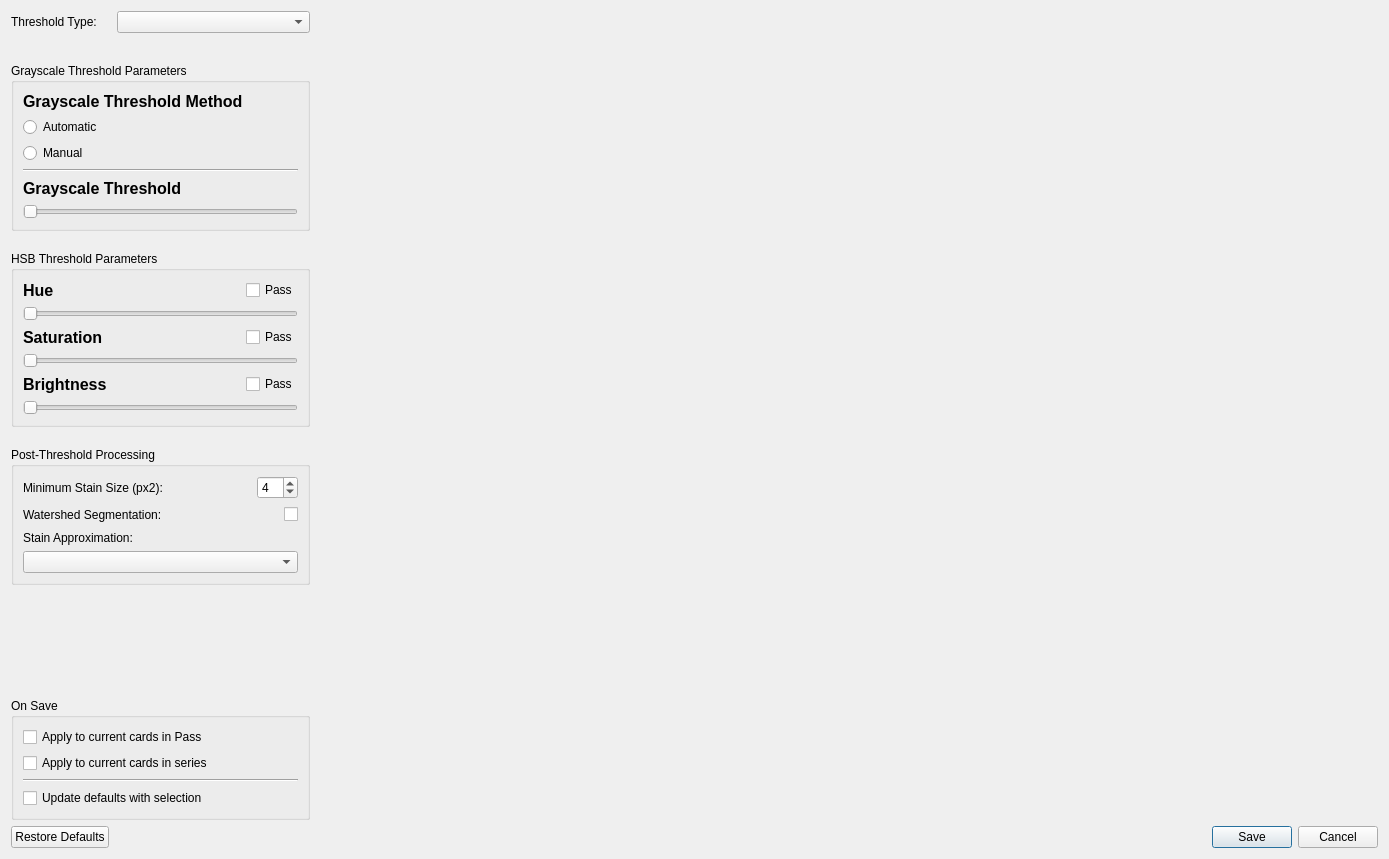
<?xml version="1.0" encoding="UTF-8"?>
<ui version="4.0">
 <class>Dialog</class>
 <widget class="QDialog" name="Dialog">
  <property name="windowModality">
   <enum>Qt::WindowModal</enum>
  </property>
  <property name="geometry">
   <rect>
    <x>0</x>
    <y>0</y>
    <width>1389</width>
    <height>859</height>
   </rect>
  </property>
  <property name="windowTitle">
   <string>Edit Threshold</string>
  </property>
  <property name="modal">
   <bool>true</bool>
  </property>
  <layout class="QVBoxLayout" name="verticalLayout_6">
   <item>
    <layout class="QHBoxLayout" name="horizontalLayout" stretch="1,4">
     <property name="sizeConstraint">
      <enum>QLayout::SetDefaultConstraint</enum>
     </property>
     <item>
      <layout class="QVBoxLayout" name="verticalLayout">
       <property name="spacing">
        <number>20</number>
       </property>
       <property name="sizeConstraint">
        <enum>QLayout::SetMaximumSize</enum>
       </property>
       <item>
        <layout class="QHBoxLayout" name="horizontalLayout_2">
         <property name="sizeConstraint">
          <enum>QLayout::SetMaximumSize</enum>
         </property>
         <property name="bottomMargin">
          <number>10</number>
         </property>
         <item>
          <widget class="QLabel" name="label_2">
           <property name="sizePolicy">
            <sizepolicy hsizetype="Fixed" vsizetype="Fixed">
             <horstretch>0</horstretch>
             <verstretch>0</verstretch>
            </sizepolicy>
           </property>
           <property name="text">
            <string>Threshold Type:</string>
           </property>
          </widget>
         </item>
         <item>
          <widget class="QComboBox" name="comboBoxThresholdType">
           <property name="sizePolicy">
            <sizepolicy hsizetype="Expanding" vsizetype="Fixed">
             <horstretch>0</horstretch>
             <verstretch>0</verstretch>
            </sizepolicy>
           </property>
          </widget>
         </item>
        </layout>
       </item>
       <item>
        <widget class="QGroupBox" name="groupBoxGrayscale">
         <property name="sizePolicy">
          <sizepolicy hsizetype="Expanding" vsizetype="Preferred">
           <horstretch>0</horstretch>
           <verstretch>0</verstretch>
          </sizepolicy>
         </property>
         <property name="maximumSize">
          <size>
           <width>375</width>
           <height>16777215</height>
          </size>
         </property>
         <property name="title">
          <string>Grayscale Threshold Parameters</string>
         </property>
         <property name="checkable">
          <bool>false</bool>
         </property>
         <layout class="QVBoxLayout" name="verticalLayout_3">
          <item>
           <widget class="QLabel" name="label_7">
            <property name="font">
             <font>
              <pointsize>12</pointsize>
              <weight>75</weight>
              <bold>true</bold>
             </font>
            </property>
            <property name="text">
             <string>Grayscale Threshold Method</string>
            </property>
           </widget>
          </item>
          <item>
           <widget class="QRadioButton" name="radioButtonAutomatic">
            <property name="toolTip">
             <string>The threshold will be automatically set up to the defined limit below</string>
            </property>
            <property name="toolTipDuration">
             <number>5000</number>
            </property>
            <property name="text">
             <string>Automatic</string>
            </property>
           </widget>
          </item>
          <item>
           <widget class="QRadioButton" name="radioButtonManual">
            <property name="toolTip">
             <string>The threshold set below will be used</string>
            </property>
            <property name="toolTipDuration">
             <number>5000</number>
            </property>
            <property name="text">
             <string>Manual</string>
            </property>
           </widget>
          </item>
          <item>
           <widget class="Line" name="line_6">
            <property name="orientation">
             <enum>Qt::Horizontal</enum>
            </property>
           </widget>
          </item>
          <item>
           <layout class="QHBoxLayout" name="horizontalLayout_8">
            <item>
             <widget class="QLabel" name="label_6">
              <property name="font">
               <font>
                <pointsize>12</pointsize>
                <weight>75</weight>
                <bold>true</bold>
               </font>
              </property>
              <property name="text">
               <string>Grayscale Threshold</string>
              </property>
             </widget>
            </item>
            <item>
             <spacer name="horizontalSpacer_6">
              <property name="orientation">
               <enum>Qt::Horizontal</enum>
              </property>
              <property name="sizeHint" stdset="0">
               <size>
                <width>40</width>
                <height>20</height>
               </size>
              </property>
             </spacer>
            </item>
            <item>
             <widget class="QLabel" name="labelGrayscaleThresholdCalculated">
              <property name="text">
               <string/>
              </property>
             </widget>
            </item>
           </layout>
          </item>
          <item>
           <widget class="QLabeledSlider" name="sliderGrayscale">
            <property name="minimumSize">
             <size>
              <width>275</width>
              <height>0</height>
             </size>
            </property>
            <property name="font">
             <font>
              <pointsize>13</pointsize>
             </font>
            </property>
            <property name="maximum">
             <number>255</number>
            </property>
            <property name="orientation">
             <enum>Qt::Horizontal</enum>
            </property>
           </widget>
          </item>
         </layout>
        </widget>
       </item>
       <item>
        <widget class="QGroupBox" name="groupBoxColor">
         <property name="sizePolicy">
          <sizepolicy hsizetype="Expanding" vsizetype="Preferred">
           <horstretch>0</horstretch>
           <verstretch>0</verstretch>
          </sizepolicy>
         </property>
         <property name="maximumSize">
          <size>
           <width>375</width>
           <height>16777215</height>
          </size>
         </property>
         <property name="title">
          <string>HSB Threshold Parameters</string>
         </property>
         <property name="checkable">
          <bool>false</bool>
         </property>
         <property name="checked">
          <bool>false</bool>
         </property>
         <layout class="QVBoxLayout" name="verticalLayout_4">
          <item>
           <layout class="QHBoxLayout" name="horizontalLayout_3">
            <item>
             <widget class="QLabel" name="label_19">
              <property name="sizePolicy">
               <sizepolicy hsizetype="Preferred" vsizetype="Preferred">
                <horstretch>0</horstretch>
                <verstretch>0</verstretch>
               </sizepolicy>
              </property>
              <property name="maximumSize">
               <size>
                <width>250</width>
                <height>16777215</height>
               </size>
              </property>
              <property name="font">
               <font>
                <pointsize>12</pointsize>
                <weight>75</weight>
                <bold>true</bold>
               </font>
              </property>
              <property name="text">
               <string>Hue</string>
              </property>
             </widget>
            </item>
            <item>
             <spacer name="horizontalSpacer">
              <property name="orientation">
               <enum>Qt::Horizontal</enum>
              </property>
              <property name="sizeHint" stdset="0">
               <size>
                <width>40</width>
                <height>20</height>
               </size>
              </property>
             </spacer>
            </item>
            <item>
             <widget class="QCheckBox" name="checkBoxHue">
              <property name="text">
               <string>Pass</string>
              </property>
             </widget>
            </item>
           </layout>
          </item>
          <item>
           <widget class="QLabeledRangeSlider" name="rangeSliderHue">
            <property name="sizePolicy">
             <sizepolicy hsizetype="Preferred" vsizetype="Expanding">
              <horstretch>0</horstretch>
              <verstretch>0</verstretch>
             </sizepolicy>
            </property>
            <property name="font">
             <font>
              <pointsize>13</pointsize>
             </font>
            </property>
            <property name="orientation">
             <enum>Qt::Horizontal</enum>
            </property>
           </widget>
          </item>
          <item>
           <layout class="QHBoxLayout" name="horizontalLayout_6">
            <item>
             <widget class="QLabel" name="label_20">
              <property name="sizePolicy">
               <sizepolicy hsizetype="Preferred" vsizetype="Preferred">
                <horstretch>0</horstretch>
                <verstretch>0</verstretch>
               </sizepolicy>
              </property>
              <property name="maximumSize">
               <size>
                <width>250</width>
                <height>16777215</height>
               </size>
              </property>
              <property name="font">
               <font>
                <pointsize>12</pointsize>
                <weight>75</weight>
                <bold>true</bold>
               </font>
              </property>
              <property name="text">
               <string>Saturation</string>
              </property>
             </widget>
            </item>
            <item>
             <spacer name="horizontalSpacer_2">
              <property name="orientation">
               <enum>Qt::Horizontal</enum>
              </property>
              <property name="sizeHint" stdset="0">
               <size>
                <width>40</width>
                <height>20</height>
               </size>
              </property>
             </spacer>
            </item>
            <item>
             <widget class="QCheckBox" name="checkBoxSat">
              <property name="text">
               <string>Pass</string>
              </property>
             </widget>
            </item>
           </layout>
          </item>
          <item>
           <widget class="QLabeledRangeSlider" name="rangeSliderSaturation">
            <property name="sizePolicy">
             <sizepolicy hsizetype="Preferred" vsizetype="Expanding">
              <horstretch>0</horstretch>
              <verstretch>0</verstretch>
             </sizepolicy>
            </property>
            <property name="font">
             <font>
              <pointsize>13</pointsize>
             </font>
            </property>
            <property name="orientation">
             <enum>Qt::Horizontal</enum>
            </property>
           </widget>
          </item>
          <item>
           <layout class="QHBoxLayout" name="horizontalLayout_7">
            <item>
             <widget class="QLabel" name="label_21">
              <property name="sizePolicy">
               <sizepolicy hsizetype="Preferred" vsizetype="Preferred">
                <horstretch>0</horstretch>
                <verstretch>0</verstretch>
               </sizepolicy>
              </property>
              <property name="maximumSize">
               <size>
                <width>250</width>
                <height>16777215</height>
               </size>
              </property>
              <property name="font">
               <font>
                <pointsize>12</pointsize>
                <weight>75</weight>
                <bold>true</bold>
               </font>
              </property>
              <property name="text">
               <string>Brightness</string>
              </property>
             </widget>
            </item>
            <item>
             <spacer name="horizontalSpacer_3">
              <property name="orientation">
               <enum>Qt::Horizontal</enum>
              </property>
              <property name="sizeHint" stdset="0">
               <size>
                <width>40</width>
                <height>20</height>
               </size>
              </property>
             </spacer>
            </item>
            <item>
             <widget class="QCheckBox" name="checkBoxBri">
              <property name="text">
               <string>Pass</string>
              </property>
             </widget>
            </item>
           </layout>
          </item>
          <item>
           <widget class="QLabeledRangeSlider" name="rangeSliderBrightness">
            <property name="sizePolicy">
             <sizepolicy hsizetype="Preferred" vsizetype="Expanding">
              <horstretch>0</horstretch>
              <verstretch>0</verstretch>
             </sizepolicy>
            </property>
            <property name="font">
             <font>
              <pointsize>13</pointsize>
             </font>
            </property>
            <property name="orientation">
             <enum>Qt::Horizontal</enum>
            </property>
           </widget>
          </item>
         </layout>
        </widget>
       </item>
       <item>
        <widget class="QGroupBox" name="groupBox_2">
         <property name="maximumSize">
          <size>
           <width>375</width>
           <height>16777215</height>
          </size>
         </property>
         <property name="title">
          <string>Post-Threshold Processing</string>
         </property>
         <layout class="QVBoxLayout" name="verticalLayout_5">
          <item>
           <layout class="QHBoxLayout" name="horizontalLayout_5">
            <property name="sizeConstraint">
             <enum>QLayout::SetMaximumSize</enum>
            </property>
            <item>
             <widget class="QLabel" name="minimumSizeLabel">
              <property name="sizePolicy">
               <sizepolicy hsizetype="Maximum" vsizetype="Preferred">
                <horstretch>0</horstretch>
                <verstretch>0</verstretch>
               </sizepolicy>
              </property>
              <property name="text">
               <string>Minimum Stain Size (px2):</string>
              </property>
             </widget>
            </item>
            <item>
             <spacer name="horizontalSpacer_5">
              <property name="orientation">
               <enum>Qt::Horizontal</enum>
              </property>
              <property name="sizeHint" stdset="0">
               <size>
                <width>40</width>
                <height>20</height>
               </size>
              </property>
             </spacer>
            </item>
            <item>
             <widget class="QSpinBox" name="spinBoxMinSize">
              <property name="sizePolicy">
               <sizepolicy hsizetype="Maximum" vsizetype="Fixed">
                <horstretch>0</horstretch>
                <verstretch>0</verstretch>
               </sizepolicy>
              </property>
              <property name="minimum">
               <number>1</number>
              </property>
              <property name="value">
               <number>4</number>
              </property>
             </widget>
            </item>
           </layout>
          </item>
          <item>
           <layout class="QHBoxLayout" name="horizontalLayout_4">
            <item>
             <widget class="QLabel" name="watershedSeperationLabel">
              <property name="sizePolicy">
               <sizepolicy hsizetype="Maximum" vsizetype="Preferred">
                <horstretch>0</horstretch>
                <verstretch>0</verstretch>
               </sizepolicy>
              </property>
              <property name="text">
               <string>Watershed Segmentation:</string>
              </property>
             </widget>
            </item>
            <item>
             <spacer name="horizontalSpacer_4">
              <property name="orientation">
               <enum>Qt::Horizontal</enum>
              </property>
              <property name="sizeHint" stdset="0">
               <size>
                <width>40</width>
                <height>20</height>
               </size>
              </property>
             </spacer>
            </item>
            <item>
             <widget class="QCheckBox" name="checkBoxWatershed">
              <property name="sizePolicy">
               <sizepolicy hsizetype="Maximum" vsizetype="Fixed">
                <horstretch>0</horstretch>
                <verstretch>0</verstretch>
               </sizepolicy>
              </property>
             </widget>
            </item>
           </layout>
          </item>
          <item>
           <widget class="QLabel" name="areaCalculationMethodLabel">
            <property name="sizePolicy">
             <sizepolicy hsizetype="Maximum" vsizetype="Preferred">
              <horstretch>0</horstretch>
              <verstretch>0</verstretch>
             </sizepolicy>
            </property>
            <property name="text">
             <string>Stain Approximation:</string>
            </property>
           </widget>
          </item>
          <item>
           <widget class="QComboBox" name="comboBoxApproximationMethod">
            <property name="enabled">
             <bool>true</bool>
            </property>
            <property name="sizePolicy">
             <sizepolicy hsizetype="Maximum" vsizetype="Fixed">
              <horstretch>0</horstretch>
              <verstretch>0</verstretch>
             </sizepolicy>
            </property>
            <property name="maximumSize">
             <size>
              <width>300</width>
              <height>16777215</height>
             </size>
            </property>
           </widget>
          </item>
         </layout>
        </widget>
       </item>
       <item>
        <spacer name="verticalSpacer">
         <property name="orientation">
          <enum>Qt::Vertical</enum>
         </property>
         <property name="sizeHint" stdset="0">
          <size>
           <width>20</width>
           <height>40</height>
          </size>
         </property>
        </spacer>
       </item>
       <item>
        <widget class="QGroupBox" name="groupBox">
         <property name="sizePolicy">
          <sizepolicy hsizetype="Expanding" vsizetype="Preferred">
           <horstretch>0</horstretch>
           <verstretch>0</verstretch>
          </sizepolicy>
         </property>
         <property name="maximumSize">
          <size>
           <width>375</width>
           <height>16777215</height>
          </size>
         </property>
         <property name="title">
          <string>On Save</string>
         </property>
         <layout class="QVBoxLayout" name="verticalLayout_2">
          <item>
           <widget class="QCheckBox" name="checkBoxApplyToAllPass">
            <property name="sizePolicy">
             <sizepolicy hsizetype="Minimum" vsizetype="Fixed">
              <horstretch>0</horstretch>
              <verstretch>0</verstretch>
             </sizepolicy>
            </property>
            <property name="maximumSize">
             <size>
              <width>200</width>
              <height>16777215</height>
             </size>
            </property>
            <property name="text">
             <string>Apply to current cards in Pass</string>
            </property>
           </widget>
          </item>
          <item>
           <widget class="QCheckBox" name="checkBoxApplyToAllSeries">
            <property name="text">
             <string>Apply to current cards in series</string>
            </property>
           </widget>
          </item>
          <item>
           <widget class="Line" name="line">
            <property name="orientation">
             <enum>Qt::Horizontal</enum>
            </property>
           </widget>
          </item>
          <item>
           <widget class="QCheckBox" name="checkBoxUpdateDefaults">
            <property name="enabled">
             <bool>true</bool>
            </property>
            <property name="text">
             <string>Update defaults with selection</string>
            </property>
           </widget>
          </item>
         </layout>
        </widget>
       </item>
      </layout>
     </item>
     <item>
      <widget class="SplitCardWidget" name="splitCardWidget" native="true">
       <property name="sizePolicy">
        <sizepolicy hsizetype="Expanding" vsizetype="Expanding">
         <horstretch>0</horstretch>
         <verstretch>0</verstretch>
        </sizepolicy>
       </property>
      </widget>
     </item>
    </layout>
   </item>
   <item>
    <widget class="QDialogButtonBox" name="buttonBox">
     <property name="orientation">
      <enum>Qt::Horizontal</enum>
     </property>
     <property name="standardButtons">
      <set>QDialogButtonBox::Cancel|QDialogButtonBox::RestoreDefaults|QDialogButtonBox::Save</set>
     </property>
     <property name="centerButtons">
      <bool>false</bool>
     </property>
    </widget>
   </item>
  </layout>
 </widget>
 <customwidgets>
  <customwidget>
   <class>SplitCardWidget</class>
   <extends>QWidget</extends>
   <header>accupatt/widgets/splitcardwidget.h</header>
   <container>1</container>
  </customwidget>
  <customwidget>
   <class>QLabeledRangeSlider</class>
   <extends>QSlider</extends>
   <header>superqt</header>
  </customwidget>
  <customwidget>
   <class>QLabeledSlider</class>
   <extends>QSlider</extends>
   <header>superqt</header>
  </customwidget>
 </customwidgets>
 <resources/>
 <connections>
  <connection>
   <sender>buttonBox</sender>
   <signal>accepted()</signal>
   <receiver>Dialog</receiver>
   <slot>accept()</slot>
   <hints>
    <hint type="sourcelabel">
     <x>248</x>
     <y>254</y>
    </hint>
    <hint type="destinationlabel">
     <x>157</x>
     <y>274</y>
    </hint>
   </hints>
  </connection>
  <connection>
   <sender>buttonBox</sender>
   <signal>rejected()</signal>
   <receiver>Dialog</receiver>
   <slot>reject()</slot>
   <hints>
    <hint type="sourcelabel">
     <x>316</x>
     <y>260</y>
    </hint>
    <hint type="destinationlabel">
     <x>286</x>
     <y>274</y>
    </hint>
   </hints>
  </connection>
 </connections>
</ui>
